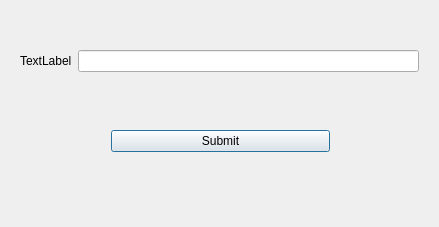
<?xml version="1.0" encoding="UTF-8"?>
<ui version="4.0">
 <class>Name</class>
 <widget class="QDialog" name="Name">
  <property name="geometry">
   <rect>
    <x>0</x>
    <y>0</y>
    <width>439</width>
    <height>227</height>
   </rect>
  </property>
  <property name="windowTitle">
   <string>Name</string>
  </property>
  <property name="windowIcon">
   <iconset>
    <normaloff>favicon.png</normaloff>favicon.png</iconset>
  </property>
  <layout class="QVBoxLayout" name="verticalLayout">
   <item>
    <widget class="QWidget" name="widget_2" native="true">
     <layout class="QHBoxLayout" name="horizontalLayout">
      <item>
       <widget class="QLabel" name="NameLabel">
        <property name="text">
         <string>TextLabel</string>
        </property>
       </widget>
      </item>
      <item>
       <widget class="QLineEdit" name="NameInput"/>
      </item>
     </layout>
    </widget>
   </item>
   <item>
    <widget class="QWidget" name="widget" native="true">
     <layout class="QVBoxLayout" name="verticalLayout_2">
      <property name="leftMargin">
       <number>100</number>
      </property>
      <property name="topMargin">
       <number>0</number>
      </property>
      <property name="rightMargin">
       <number>98</number>
      </property>
      <property name="bottomMargin">
       <number>50</number>
      </property>
      <item>
       <widget class="QPushButton" name="Submit">
        <property name="text">
         <string>Submit</string>
        </property>
       </widget>
      </item>
     </layout>
    </widget>
   </item>
  </layout>
 </widget>
 <resources/>
 <connections>
  <connection>
   <sender>Submit</sender>
   <signal>clicked()</signal>
   <receiver>Name</receiver>
   <slot>close()</slot>
   <hints>
    <hint type="sourcelabel">
     <x>220</x>
     <y>140</y>
    </hint>
    <hint type="destinationlabel">
     <x>219</x>
     <y>113</y>
    </hint>
   </hints>
  </connection>
 </connections>
</ui>
